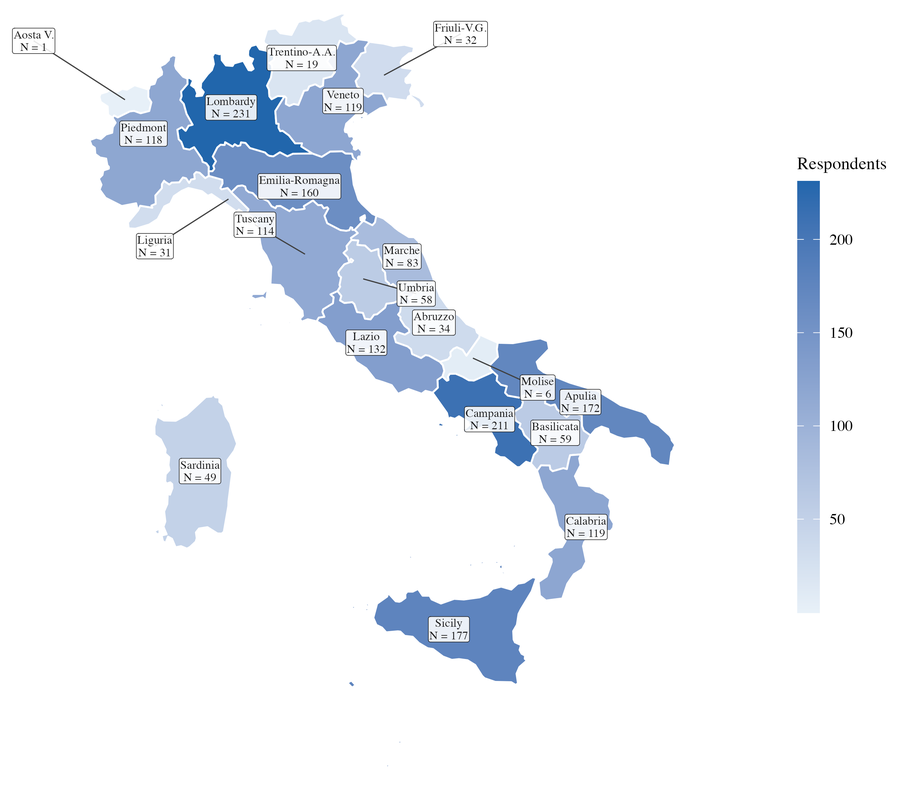
#> input picture 03_output/04_figures/01_italy_share_regions.png, 898 x 785 px, shrunk from 2700 x 2361 before the run
$ python 05_crop_map_pairs.py
#> lines starting #> are read from the running program, lines starting #| are printed output that depends on the picture; after the words box and inside, x2 and y2 are one past the last pixel; in counts of white or black regions, pixels touching at a corner belong together
#!/usr/bin/env python3
"""Crop the final Italy and Croatia map pairs to common country-specific bounds."""

from pathlib import Path

from PIL import Image, ImageChops


PROJECT_ROOT = Path(__file__).resolve().parents[2]
OUTPUT_DIR = PROJECT_ROOT / "03_output" / "04_figures"
PAIRS = {
    "Italy": (
        OUTPUT_DIR / "01_italy_share_regions.png",
        OUTPUT_DIR / "02_italy_eobs_intersections.png",
    ),
    "Croatia": (
        OUTPUT_DIR / "03_croatia_share_regions.png",
        OUTPUT_DIR / "04_croatia_eobs_intersections.png",
    ),
}


PADDING = 36
WHITE_TOLERANCE = 8


def content_bbox(image: Image.Image) -> tuple[int, int, int, int]:
    """Return the bounding box of pixels visibly different from white."""
    rgb = image.convert("RGB")
    white = Image.new("RGB", rgb.size, "white")
    difference = ImageChops.difference(rgb, white).convert("L")
    mask = difference.point(lambda value: 255 if value > WHITE_TOLERANCE else 0)
    bbox = mask.getbbox()
    if bbox is None:
        raise ValueError("Image contains no visible non-white content.")
    return bbox


def padded_union(
    boxes: list[tuple[int, int, int, int]], size: tuple[int, int]
) -> tuple[int, int, int, int]:
    left = max(0, min(box[0] for box in boxes) - PADDING)
    top = max(0, min(box[1] for box in boxes) - PADDING)
    right = min(size[0], max(box[2] for box in boxes) + PADDING)
    bottom = min(size[1], max(box[3] for box in boxes) + PADDING)
    return left, top, right, bottom


def crop_pair(country: str, paths: tuple[Path, Path]) -> None:
    images = [Image.open(path) for path in paths]
    try:
        if images[0].size != images[1].size:
            raise ValueError(f"{country}: source canvases do not have identical dimensions.")
        crop_box = padded_union([content_bbox(image) for image in images], images[0].size)
        for path, image in zip(paths, images):
            cropped = image.crop(crop_box)
            cropped.save(path, format="PNG", optimize=True)
        width = crop_box[2] - crop_box[0]
        height = crop_box[3] - crop_box[1]
        print(f"{country}: crop box {crop_box}; output size {width} x {height} px")
    finally:
        for image in images:
            image.close()


if __name__ == "__main__":
    for country_name, country_paths in PAIRS.items():
        crop_pair(country_name, country_paths)
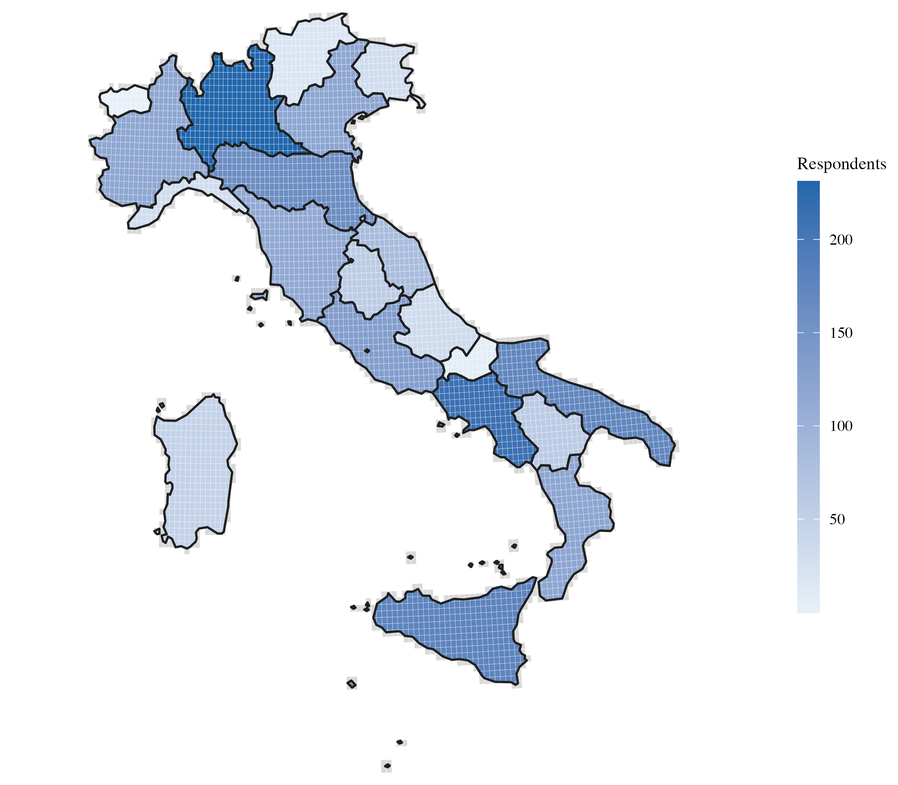
#> input picture 03_output/04_figures/02_italy_eobs_intersections.png, 898 x 785 px, shrunk from 2700 x 2361 before the run
#> in crop_pair, `images = [Image.open(path) for path in paths]`: images = 2 items
#> in content_bbox, rgb is the input picture: PIL image 898x785 RGB; mean R, G, B 238.6, 242.2, 247.5
#> in content_bbox, `white = Image.new("RGB", rgb.size, "white")`: white: PIL image 898x785 RGB; every value is 255
#> in content_bbox, `difference = ImageChops.difference(rgb, white).convert("L")`:
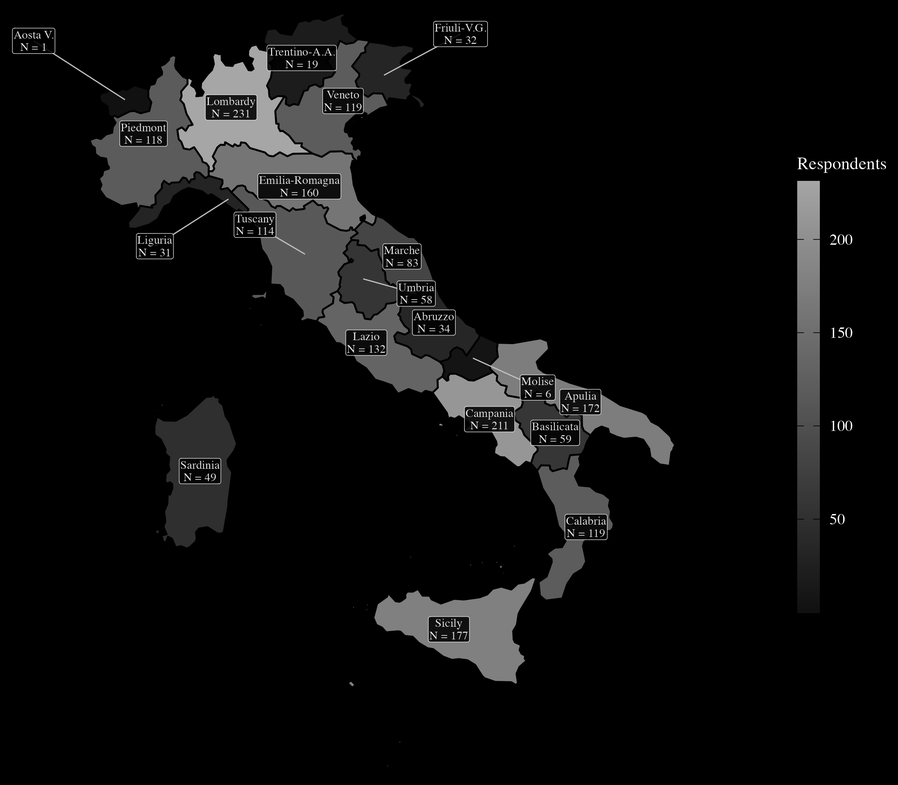
#> difference: PIL image 898x785 L; min 0, max 255, mean 13.3
#> in content_bbox, `mask = difference.point(lambda value: 255 if value > WHITE_TOLERANCE e..`:
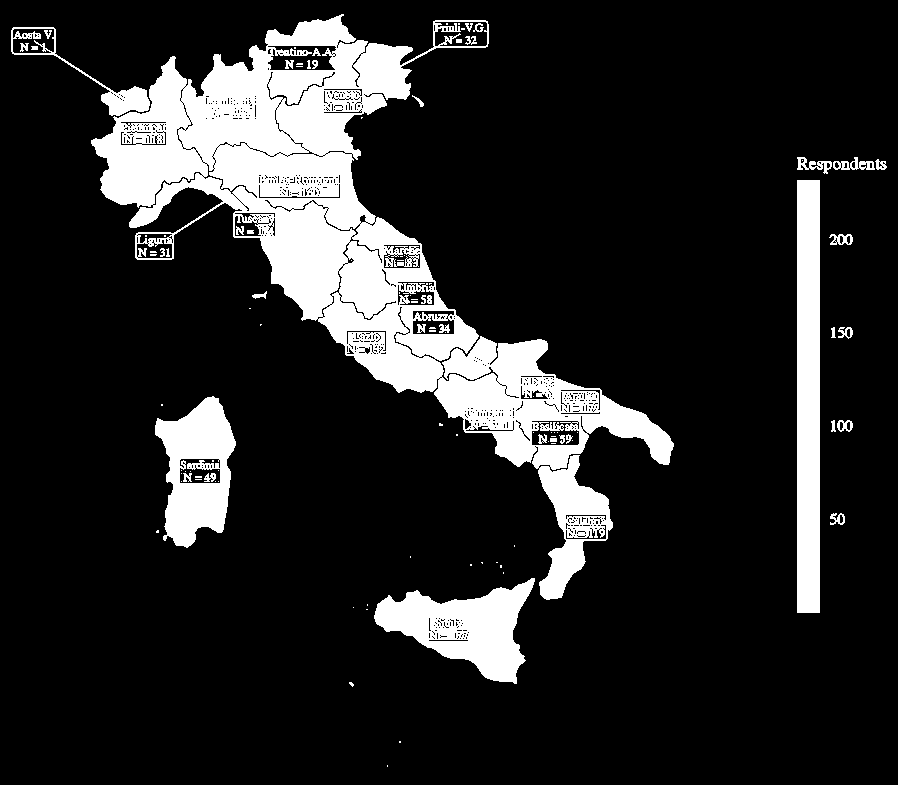
#> mask: PIL image 898x785 L; 15.3% white; 105 white regions (64 under 20 px), largest, box (x1, y1, x2, y2) and area: (91, 14, 674, 600) 78055, (797, 180, 820, 613) 9959, (374, 578, 535, 684) 8485
#> in content_bbox, `bbox = mask.getbbox()`: bbox = (11, 14, 887, 767)
#> in content_bbox, rgb is the input picture: PIL image 898x785 RGB; mean R, G, B 234, 237.9, 243.6
#> in content_bbox (call 2), `difference = ImageChops.difference(rgb, white).convert("L")`:
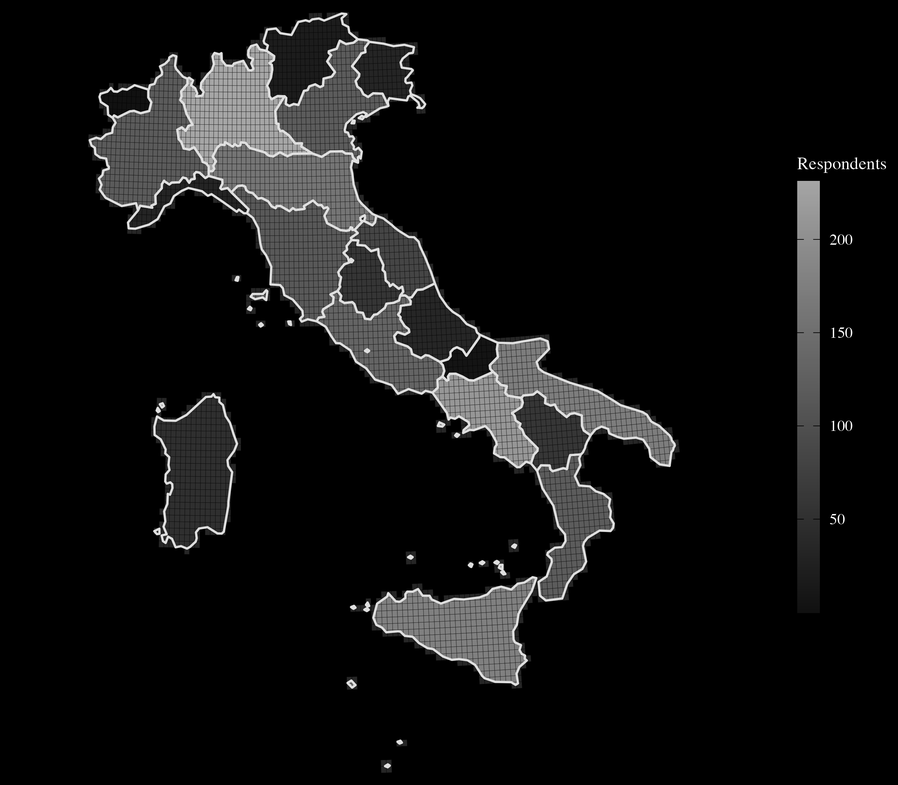
#> difference: PIL image 898x785 L; min 0, max 255, mean 17.6
#> in content_bbox (call 2), `mask = difference.point(lambda value: 255 if value > WHITE_TOLERANCE e..`:
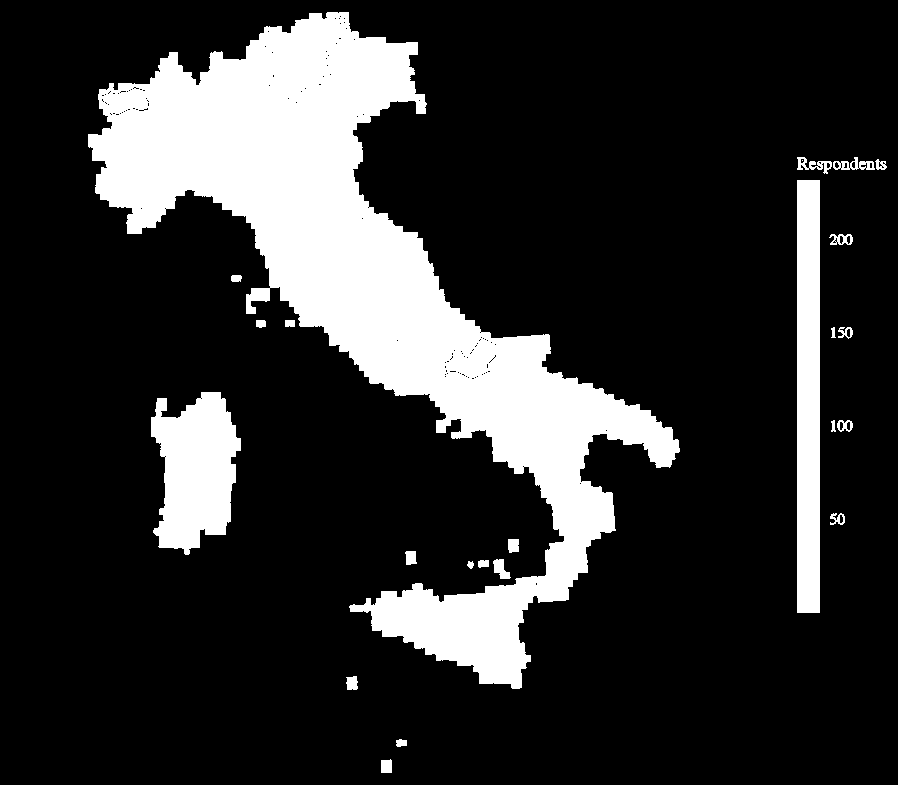
#> mask: PIL image 898x785 L; 18.6% white; 24 white regions (1 under 20 px), largest, box (x1, y1, x2, y2) and area: (88, 12, 680, 689) 108478, (151, 392, 241, 555) 10247, (797, 180, 820, 613) 9959
#> in content_bbox (call 2), `bbox = mask.getbbox()`: bbox = (88, 12, 887, 773)
#> in padded_union, `left = max(0, min(box[0] for box in boxes) - PADDING)`: left = 0
#> in padded_union, `right = min(size[0], max(box[2] for box in boxes) + PADDING)`: right = 898
#> in padded_union, `bottom = min(size[1], max(box[3] for box in boxes) + PADDING)`: bottom = 785
#> in crop_pair, `crop_box = padded_union([content_bbox(image) for image in images], ima..`: crop_box = (0, 0, 898, 785)
#> the loop in crop_pair, `for path, image in zip(paths, images):` made 2 passes
#> in crop_pair, `width = crop_box[2] - crop_box[0]`: width = 898
#> in crop_pair, `height = crop_box[3] - crop_box[1]`: height = 785
#| Italy: crop box (0, 0, 898, 785); output size 898 x 785 px
#> the loop in crop_pair, `for image in images:` made 2 passes
#> pass 2 of the loop `for country_name, country_paths in PAIRS.items():`:
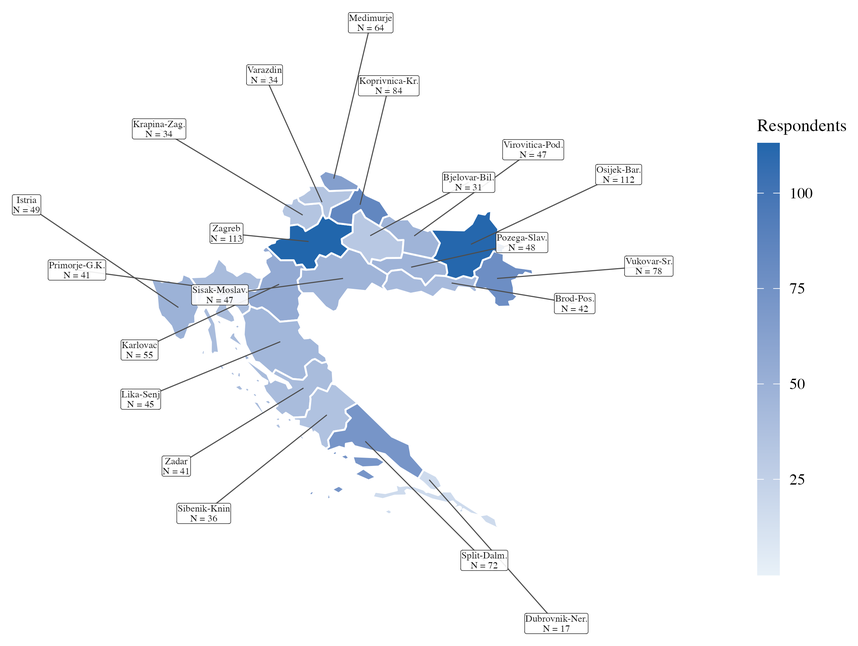
#> input picture 03_output/04_figures/03_croatia_share_regions.png, 858 x 646 px, shrunk from 2579 x 1941 before the run
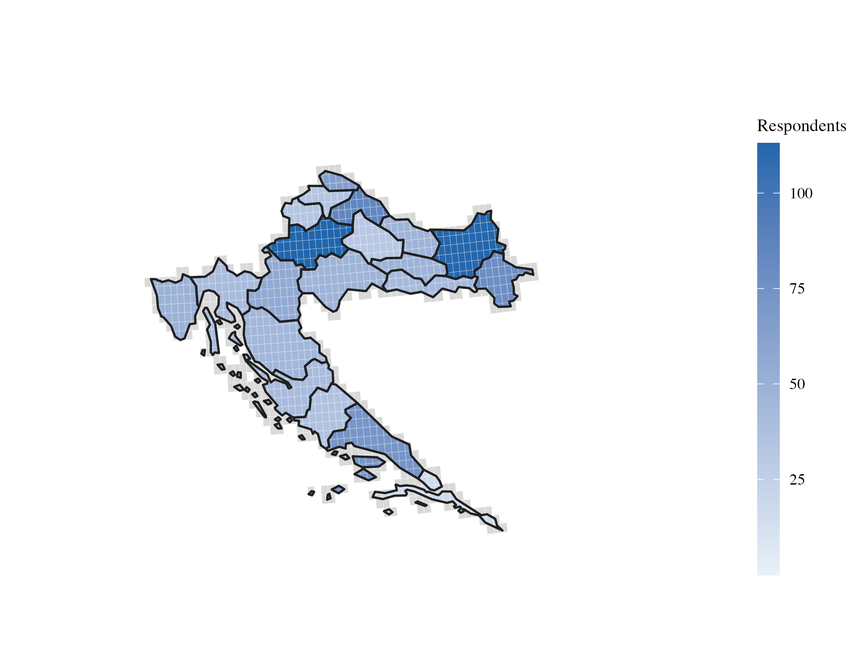
#> input picture 03_output/04_figures/04_croatia_eobs_intersections.png, 858 x 646 px, shrunk from 2579 x 1941 before the run
#> in content_bbox, rgb is the input picture: PIL image 858x646 RGB; mean R, G, B 243.6, 245.8, 248.9
#> white: PIL image 858x646 RGB; every value is 255
#> difference: PIL image 858x646 L
#> mask: PIL image 858x646 L; 10.8% white; 85 white regions (33 under 20 px), largest, box (x1, y1, x2, y2) and area: (11, 12, 674, 635) 47407, (757, 142, 780, 575) 9959, (793, 119, 835, 132) 270
#> in content_bbox, rgb is the input picture: PIL image 858x646 RGB; mean R, G, B 242.1, 244.1, 247.1
#> in content_bbox (call 4), `mask = difference.point(lambda value: 255 if value > WHITE_TOLERANCE e..`:
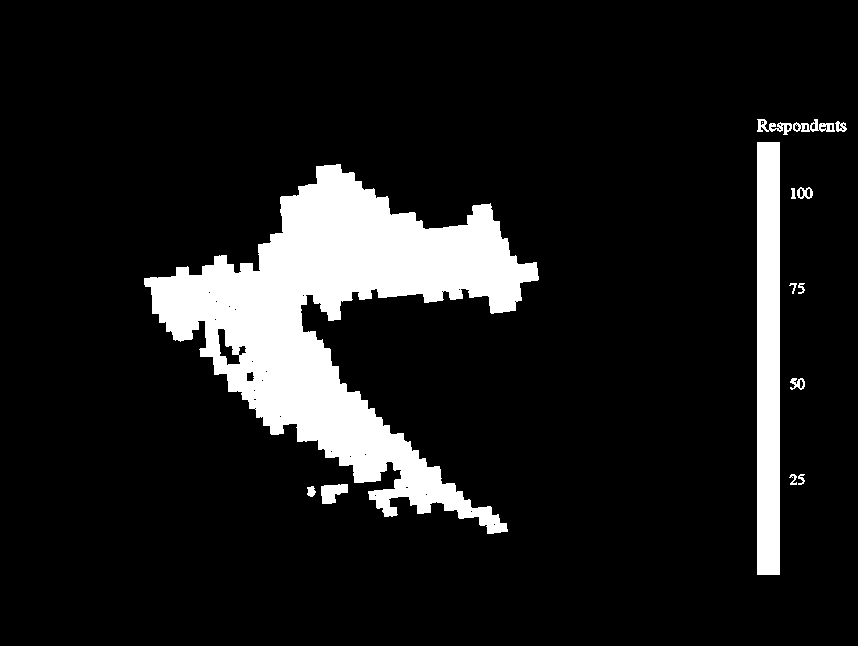
#> mask: PIL image 858x646 L; 11.4% white; 15 white regions (1 under 20 px), largest, box (x1, y1, x2, y2) and area: (144, 164, 539, 534) 51636, (757, 142, 780, 575) 9959, (321, 484, 348, 504) 378
#> bbox = (144, 119, 847, 575)
#> crop_box = (0, 0, 858, 646)
#> the loop in crop_pair (call 2), `for path, image in zip(paths, images):` made 2 passes
#> width = 858
#> height = 646
#| Croatia: crop box (0, 0, 858, 646); output size 858 x 646 px
#> the loop in crop_pair (call 2), `for image in images:` made 2 passes
